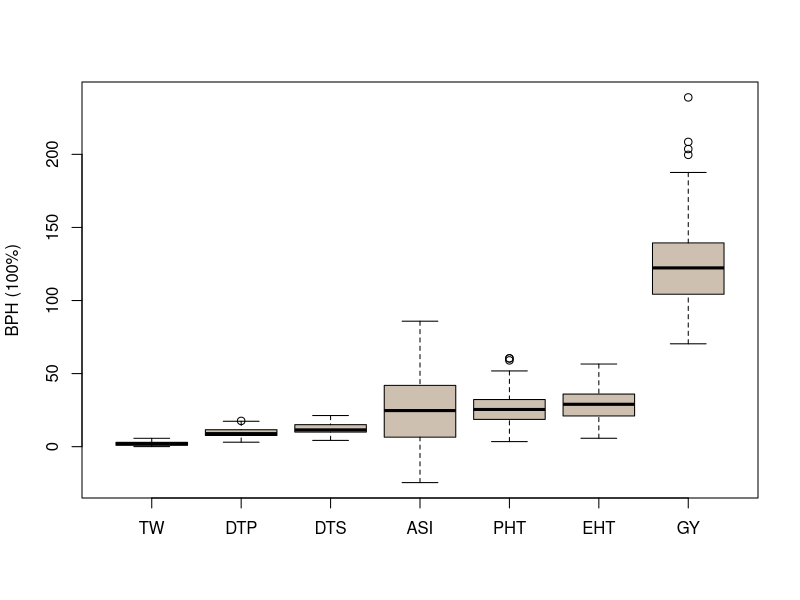
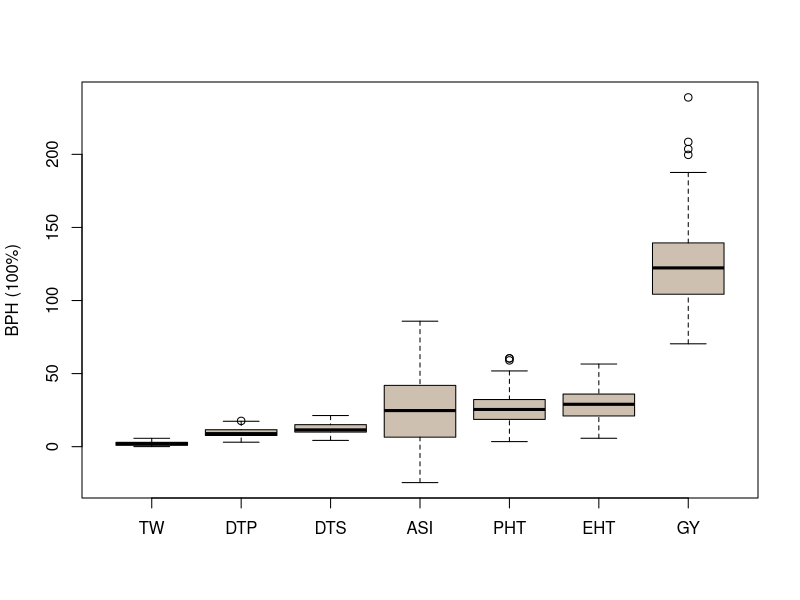

Write the R code that produced these figures, in order. (Note: this script raises an error after producing the figures.)
# Jinliang Yang
# Octo. 27th, 2014
# updated 8/15/2016, changed the calculation of BPH for flowering time traits
# purpose: levels of heterosis


#######
plot_loh <- function(trait,  ...){
  bymed2 <- with(trait, reorder(trait, pBPH, median))
  boxplot(pBPH ~ bymed2, data=trait,
          xlab = "", ylab= "BPH (100%)", col="antiquewhite3", 
          ...)
}
##### note: change to abs value
trait <- read.csv("data/trait_matrix.csv")

trait <- read.csv("data/trait_matrix.csv")
trait$pBPH <- trait$pBPHmax
trait[trait$trait == "TW", ]$pBPH <- abs(trait[trait$trait == "TW", ]$pBPH)
trait[trait$trait == "DTS", ]$pBPH <- -(trait[trait$trait == "DTS", ]$pBPHmin)
trait[trait$trait == "DTP", ]$pBPH <- -(trait[trait$trait == "DTP", ]$pBPHmin)
trait[trait$trait == "ASI", ]$pBPH <- -(trait[trait$trait == "ASI", ]$pBPHmin)

trait$pBPH <- trait$pBPH*100
trait <- subset(trait, pBPH<300)

bymed <- plot_loh(trait, main="")

pdf("graphs/Fig1b_v2.pdf", width=5, height=5)
bymed <- plot_loh(trait, main="")
dev.off()

write.table(trait, "manuscript/Figure_Table/STable_heterosis.csv")

##########
library(plyr)
loh <- ddply(trait, .(trait), summarise,
             h = median(pBPH))
loh <- loh[order(loh$h),]
write.table(loh, "cache/loh_pBPHmax_median.csv", sep=",", row.names=FALSE, quote=FALSE)


####>>>>
mean(trait$BPHmax)
sd(trait$BPHmax)
mean(trait$pBPHmax) #0.33
sd(trait$pBPHmax) #0.45

mean(subset(trait, trait == "GY")$pBPHmax) #95.01229 
sd(subset(trait, trait == "GY")$pBPHmax) #16

median(subset(trait, trait == "GY")$BPHmax) 
